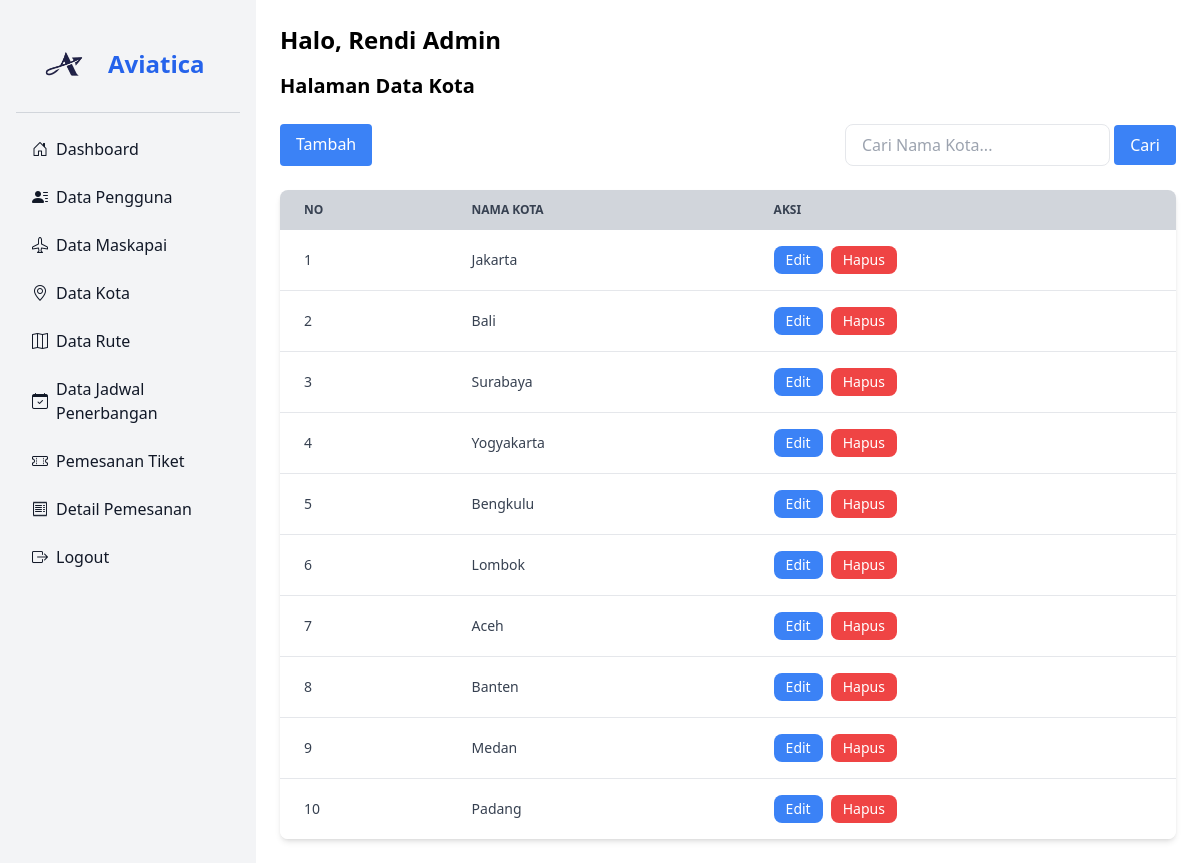
The page /admin/kota/index.php (signed in) on the database its author committed.
### tables this page shows
CREATE TABLE `kota` (
  `id_kota` int(11) NOT NULL,
  `nama_kota` varchar(255) NOT NULL
);

### admin/kota/functions.php (called while the page is built, shortened)
<?php
require '../../koneksi.php';
function query($query){
    global $conn;
    $rows = [];
    $result = mysqli_query($conn, $query);
    while($row = mysqli_fetch_assoc($result)){
        $rows[] = $row;
    }
    return $rows;
}

### admin/kota/index.php (the view, shortened to what this page needs)
<?php
require 'functions.php';
$search = isset($_GET['search']) ? trim($_GET['search']) : '';
$query = "SELECT * FROM kota";
$kota = query($query);
?>
<?php require '../../layouts/sidebar_admin.php'; ?>
<div class="p-6 bg-white lg:ml-64 overflow-x-auto">
    <h1 class="text-2xl font-bold mb-4">Halo, <?= $_SESSION["nama_lengkap"]; ?></h1>
    <h2 class="text-xl font-semibold mb-6">Halaman Data Kota</h2>
    <div class="flex mb-4">
        <a href="tambah.php" class="bg-blue-500 text-white px-4 py-2 rounded hover:bg-blue-600">Tambah</a>
        <form method="GET" class="ml-auto">
            <input type="text" name="search" placeholder="Cari Nama Kota..." class="px-4 py-2 border rounded-lg" value="<?= htmlspecialchars($search); ?>">
            <button type="submit" class="bg-blue-500 text-white px-4 py-2 rounded hover:bg-blue-600">Cari</button>
        </form>
    </div>
    <div class="mt-6 relative overflow-x-auto shadow-md sm:rounded-lg">
        <table class="w-full text-sm text-left text-gray-500">
            <thead class="text-xs text-gray-700 uppercase bg-gray-300">
                <tr>
                    <th class="px-6 py-3">No</th>
                    <th class="px-6 py-3">Nama Kota</th>
                    <th class="px-6 py-3">Aksi</th>
                </tr>
            </thead>
            <tbody class="bg-white divide-y divide-gray-200">
                <?php $no = 1; ?>
                <?php foreach ($kota as $data) : ?>
                    <tr class="hover:bg-gray-100 text-sm">
                        <td class="px-6 py-4 text-gray-700"> <?= $no; ?> </td>
                        <td class="px-6 py-4 text-gray-700 font-medium"> <?= $data["nama_kota"]; ?> </td>
                        <td class="px-6 py-4">
                            <div class="flex space-x-2">
                                <a href="edit.php?id=<?= $data["id_kota"]; ?>"
                                   class="bg-blue-500 text-white px-3 py-1 rounded-lg hover:bg-blue-700 transition">Edit</a>
                                <a href="hapus.php?id=<?= $data["id_kota"]; ?>"
                                   class="bg-red-500 text-white px-3 py-1 rounded-lg hover:bg-red-700 transition"
                                   onclick="return confirm('Apakah Anda yakin ingin menghapus data ini?')">Hapus</a>
                            </div>
                        </td>
                    </tr>
                    <?php $no++; ?>
                <?php endforeach; ?>
            </tbody>
        </table>
    </div>
</div>

### rows shown on the page
kota: nama_kota "Jakarta"
kota: nama_kota "Bali"
kota: nama_kota "Surabaya"
kota: nama_kota "Yogyakarta"
kota: nama_kota "Bengkulu"
kota: nama_kota "Lombok"
kota: nama_kota "Aceh"
kota: nama_kota "Banten"
kota: nama_kota "Medan"
kota: nama_kota "Padang"

### other values the page prints
$_SESSION["nama_lengkap"] "Rendi Admin"
